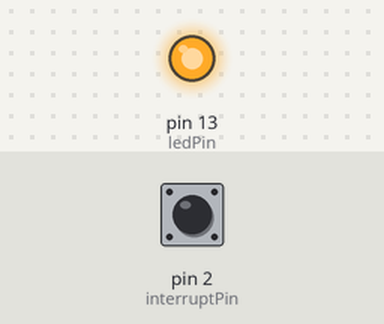
The sketch below on a simulated Arduino Uno, built with avr-gcc and run on an emulated ATmega328P. On the bench: output pins drawn as LEDs (lit = HIGH). The test bench sets the inputs (shaded band); at power-on: pin 2 (interruptPin) HIGH. What the sketch prints to the serial monitor is not drawn.

Above: at 1.2 s.
1.3 s: pin 2 (interruptPin) pulled LOW for 0.15 s
2.9 s: pin 2 (interruptPin) pulled LOW for 3.2 s
Timing chart, 0 to 5.9 s (numbered marks = the images above; inputs shaded):
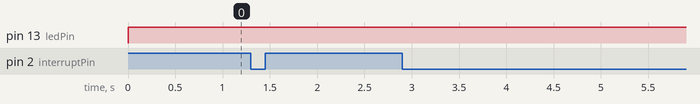

The sketch:

TTLlogic.ino
```cpp
#include <SoftwareSerial.h>


#define NOT_AN_INTERRUPT -1
const byte ledPin = 13;
const byte interruptPin = 2;
volatile byte state = HIGH;
int incomingByte = 0;

void setup() {
  pinMode(ledPin, OUTPUT);
  pinMode(interruptPin, INPUT_PULLUP);
  attachInterrupt(digitalPinToInterrupt(interruptPin), interrupt, LOW);
  Serial.begin(9600);
}

void loop() {
  digitalWrite(ledPin, state);
  state = HIGH;
 Serial.print(Serial.read());
   //if (Serial.available() > 0) {
          // read the incoming byte:
          //incomingByte = Serial.read();

          // say what you got:
         //Serial.print("I received: ");
          //Serial.print(incomingByte, DEC);
   //}
}

void interrupt() {
  state = LOW;
}
```
